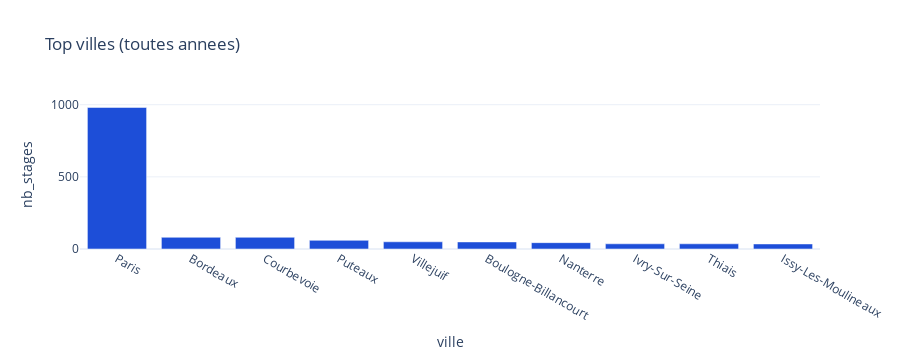

Notebook code for this chart:
### Code cell
if "Ville" in cols:
    df_city = show_df(
        "SELECT Ville AS ville, COUNT(*) AS nb_stages "
        "FROM stages_clean GROUP BY ville ORDER BY nb_stages DESC LIMIT 10"
    )
else:
    df_city = None

if df_city is None or df_city.empty:
    fig = empty_fig("Top villes", "Aucune donnee de ville disponible.")
else:
    fig = px.bar(df_city, x="ville", y="nb_stages",
                 title="Top villes (toutes annees)")
    fig.update_layout(height=360)
fig

### Figure 1 — Plotly figure (JSON) as saved in the notebook; plotly's stock layout.template omitted (floating-point values rounded to 4 significant figures)
{"data": [{"hovertemplate": "ville=%{x}<br>nb_stages=%{y}<extra></extra>", "legendgroup": "", "marker": {"color": "#1D4ED8", "pattern": {"shape": ""}}, "name": "", "orientation": "v", "showlegend": false, "textposition": "auto", "type": "bar", "x": ["Paris", "Bordeaux", "Courbevoie", "Puteaux", "Villejuif", "Boulogne-Billancourt", "Nanterre", "Ivry-Sur-Seine", "Thiais", "Issy-Les-Moulineaux"], "xaxis": "x", "y": [981, 81, 81, 60, 50, 49, 44, 36, 36, 35], "yaxis": "y"}], "layout": {"barmode": "relative", "height": 360, "legend": {"tracegroupgap": 0}, "title": {"text": "Top villes (toutes annees)"}, "xaxis": {"anchor": "y", "domain": [0, 1], "title": {"text": "ville"}}, "yaxis": {"anchor": "x", "domain": [0, 1], "title": {"text": "nb_stages"}}}}
